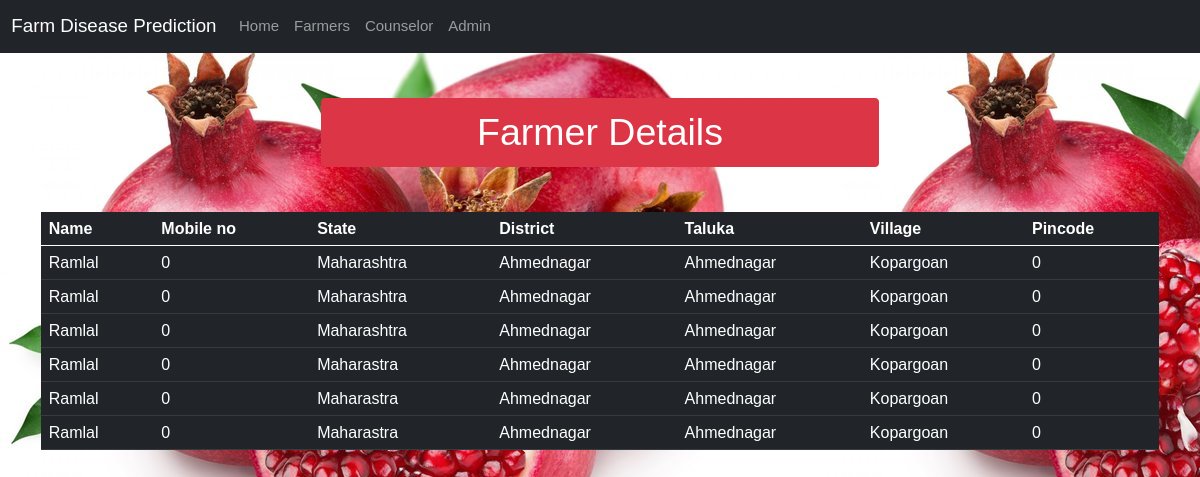
The app's page /farmerdetails/, older data.
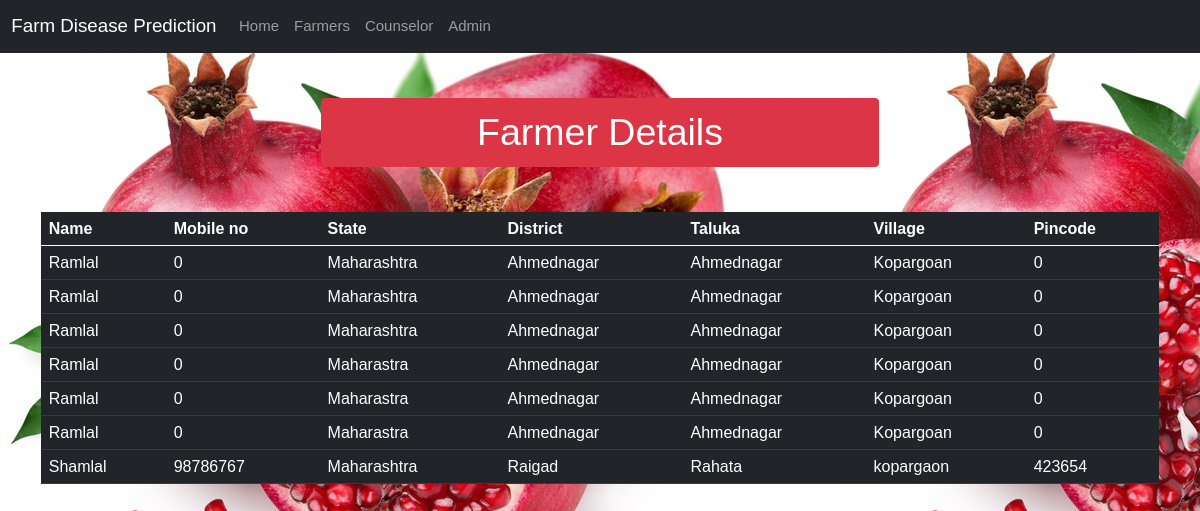
The same page, newer data.
### main/models.py (models this page shows, shortened)
class Farmer(models.Model):
    farmer_id = models.AutoField
    name = models.CharField(max_length=100)
    mobile_no = models.IntegerField()
    state = models.CharField(max_length=50)
    district = models.CharField(max_length=50)
    taluka = models.CharField(max_length=50)
    village = models.CharField(max_length=100)
    pincode = models.IntegerField()

### main/views.py (the view)
# urls.py: path('farmerdetails/', views.farmerdetails, name='farmerdetails'),
def farmerdetails(request):
    farmers = Farmer.objects.all()
    params = {'farmers': farmers}
    return render(request, 'main/farmer.html', params)

### main/templates/main/farmer.html (shortened to what this page needs)
{% extends 'main/basic.html' %}
{% block css %}
{% load static %}
<link rel="stylesheet" href="{% static 'css/w3.css' %}">
{% endblock %}
{% block body %}
<div class="container mt-4">
    <div class="d-grid gap-2 col-6 mx-auto my-5">
        <button class="btn btn-danger fs-1" type="button">Farmer Details</button>
    </div>
    <table class="table table-dark table-hover">
        <thead>
            <tr>
                <th scope="col"> Name </th>
                <th scope="col"> Mobile no </th>
                <th scope="col"> State </th>
                <th scope="col"> District </th>
                <th scope="col"> Taluka </th>
                <th scope="col"> Village </th>
                <th scope="col"> Pincode </th>
            </tr>
        </thead>
        <tbody>
            {% for i in farmers %}
            <tr>
                <td>{{i.name}}</td>
                <td>{{i.mobile_no}}</td>
                <td>{{i.state}}</td>
                <td>{{i.district}}</td>
                <td>{{i.taluka}}</td>
                <td>{{i.village}}</td>
                <td>{{i.pincode}}</td>
            </tr>
            {% endfor %}
        </tbody>
    </table>
</div>
{% endblock %}

### main/templates/main/basic.html (shortened to what this page needs)
<html lang="en">
<head>
    {% load static%}
    <link rel="stylesheet" href="{% static 'css/bootstrap.css' %}">
    <link rel="stylesheet" href="{% static 'css/custom.css' %}">
    {% block css%}
    {% endblock %}
</head>
<body>
    <nav class="navbar navbar-expand-lg navbar-dark bg-dark">
        <div class="container-fluid">
            <a class="navbar-brand" href="/">Farm Disease Prediction</a>
            <div class="collapse navbar-collapse" id="navbarNav">
                <ul class="navbar-nav">
                    <li class="nav-item">
                        <a class="nav-link" aria-current="page" href="/">Home</a>
                    </li>
                    <li class="nav-item">
                        <a class="nav-link" href="/farmerdetails">Farmers</a>
                    </li>
                    <li class="nav-item">
                        <a class="nav-link" href="/counselordetails/">Counselor</a>
                    </li>
                    <li class="nav-item">
                        <a class="nav-link" href="/admin">Admin</a>
                    </li>
                </ul>
            </div>
        </div>
    </nav>
    {% block body%}
    {% endblock %}
</body>
</html>

### main/static/css/custom.css (style rules this page uses)
body { background-image: url('/static/img/6.jpeg'); }

### main/static/css/w3.css (style rules this page uses)
html { box-sizing:border-box }
*,*:before,*:after { box-sizing:inherit }
html { -ms-text-size-adjust:100%;-webkit-text-size-adjust:100% }
body { margin:0 }
article,aside,details,figcaption,figure,footer,header,main,menu,nav,section { display:block }
a { background-color:transparent }
button,input,select,textarea,optgroup { font:inherit;margin:0 }
button,input { overflow:visible }
button,select { text-transform:none }
button,[type=button],[type=reset],[type=submit] { -webkit-appearance:button }
html,body { font-family:Verdana,sans-serif;font-size:15px;line-height:1.5 }
html { overflow-x:hidden }
a { color:inherit }

Row changes from the older to the newer data that the page shows:
added Farmer: name "Shamlal", mobile_no "98786767", state "Maharashtra", district "Raigad", taluka "Rahata", village "kopargaon", pincode "423654"
